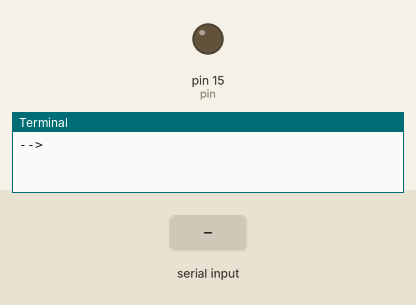
Simulated run of this program. Board: Raspberry Pi (header pin numbers). Shown: output pins drawn as LEDs (lit = HIGH), the last lines printed to the terminal. The inputs (shaded band) are chosen by the test bench.

Above: at 1.2 s.
1.3 s: "on" typed at the terminal
At 2.1 s:
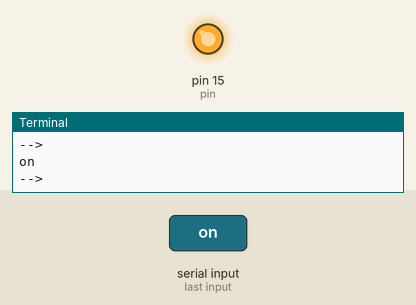
2.8 s: "off" typed at the terminal
At 3.2 s:
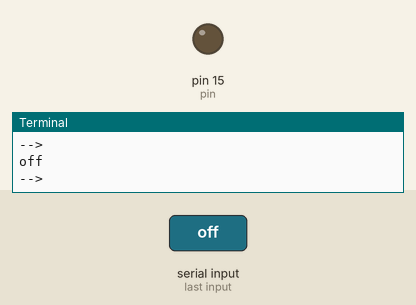
Timing chart, 0 to 5.8 s (numbered marks = the images above; inputs shaded):
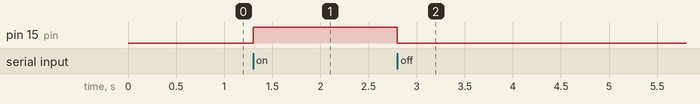

Measured:
- after the input at 1.3 s, pin 15 (pin): LOW → HIGH at once
- after the input at 2.8 s, pin 15 (pin): HIGH → LOW at once

The program:

light.py
```python
import RPi.GPIO as GPIO

pin = 15
GPIO.setwarnings(False)
GPIO.setmode(GPIO.BOARD)
GPIO.setup(pin, GPIO.OUT)

while True:
    cmd = raw_input("-->")

    if cmd == "on":
        GPIO.output(pin, GPIO.HIGH)
    elif cmd == "off":
        GPIO.output(pin, GPIO.LOW)
```
